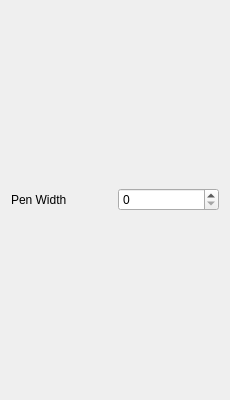
<?xml version="1.0" encoding="UTF-8"?>
<ui version="4.0">
 <class>tools</class>
 <widget class="QDialog" name="tools">
  <property name="geometry">
   <rect>
    <x>0</x>
    <y>0</y>
    <width>230</width>
    <height>400</height>
   </rect>
  </property>
  <property name="minimumSize">
   <size>
    <width>230</width>
    <height>400</height>
   </size>
  </property>
  <property name="maximumSize">
   <size>
    <width>230</width>
    <height>400</height>
   </size>
  </property>
  <property name="windowTitle">
   <string>Dialog</string>
  </property>
  <layout class="QGridLayout" name="gridLayout_2">
   <item row="0" column="0">
    <widget class="QLabel" name="label">
     <property name="text">
      <string>Pen Width</string>
     </property>
    </widget>
   </item>
   <item row="0" column="1">
    <widget class="QSpinBox" name="spinBox"/>
   </item>
  </layout>
 </widget>
 <resources/>
 <connections/>
</ui>
